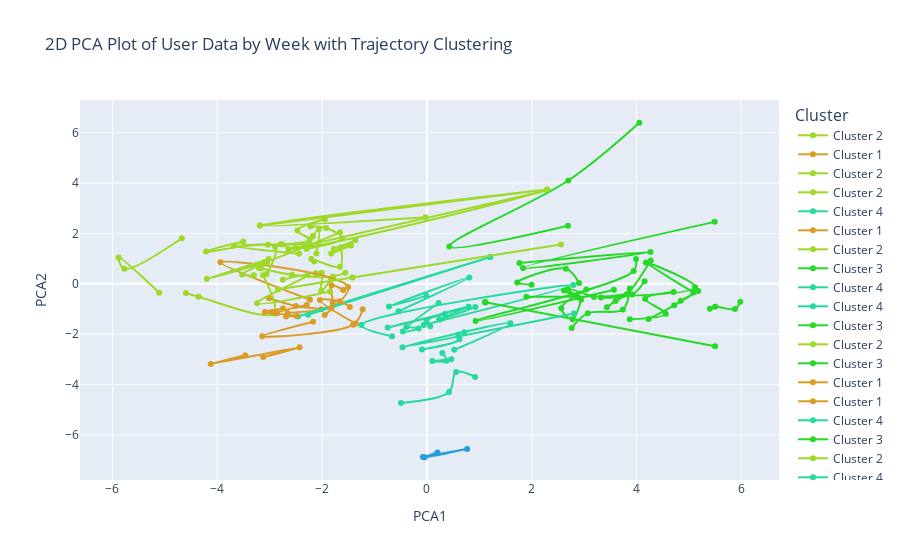

Notebook source saved alongside this figure:
### Code cell
from scipy.cluster.hierarchy import linkage, fcluster
from scipy.spatial.distance import pdist, squareform
from fastdtw import fastdtw
from scipy.spatial.distance import euclidean

# Select a subset of unique CloudId values (e.g., the first 10 unique CloudIds)
unique_cloud_ids = reduced_bio['CloudId'].unique()[:50]

# Collect all user trajectories
trajectories = []
valid_cloud_ids = []
for cloud_id in unique_cloud_ids:
    user_data = reduced_bio[reduced_bio['CloudId'] == cloud_id]
    trajectory = user_data[['PCA1', 'PCA2']].values
    if len(trajectory) > 0:
        trajectories.append(trajectory)
        valid_cloud_ids.append(cloud_id)

# Compute pairwise DTW distances
n = len(trajectories)
distance_matrix = np.zeros((n, n))
for i in range(n):
    for j in range(i + 1, n):
        distance, path = fastdtw(trajectories[i], trajectories[j], dist=euclidean)
        distance_matrix[i, j] = distance
        distance_matrix[j, i] = distance

# Perform hierarchical clustering
Z = linkage(squareform(distance_matrix), method='ward')
cluster_labels = fcluster(Z, t=5, criterion='maxclust')  # Adjust the number of clusters as needed

# Initialize a new figure
fig = go.Figure()

# Plot the user trajectories with cluster colors
for i, cloud_id in enumerate(valid_cloud_ids):
    user_data = reduced_bio[reduced_bio['CloudId'] == cloud_id]
    fig.add_trace(go.Scatter(
        x=user_data['PCA1'],
        y=user_data['PCA2'],
        mode='lines+markers',
        line_shape='spline',
        text=user_data.apply(lambda row: '<br>'.join([f'{col}: {row[col]}' for col in ['Cluster']]), axis=1),
        marker=dict(size=6, color=cluster_labels[i], colorscale='Viridis'),  # Set marker size to 6
        line=dict(shape='spline', color=f'hsl({cluster_labels[i] * 40}, 70%, 50%)'),
        name=f'Cluster {cluster_labels[i]}'
    ))

fig.update_layout(
    title='2D PCA Plot of User Data by Week with Trajectory Clustering',
    xaxis_title='PCA1',
    yaxis_title='PCA2',
    showlegend=True
)

# Add a legend to the plot
fig.update_layout(
    legend_title_text='Cluster',
    legend_title_font_size=16,
    legend_font_size=12
)

fig.show()

### Figure 1 — Plotly figure (JSON) as saved in the notebook; plotly's stock layout.template omitted (floating-point values rounded to 4 significant figures)
{"data": [{"line": {"color": "hsl(80, 70%, 50%)", "shape": "spline"}, "marker": {"color": 2, "colorscale": [[0, "#440154"], [0.1111, "#482878"], [0.2222, "#3e4989"], [0.3333, "#31688e"], [0.4444, "#26828e"], [0.5556, "#1f9e89"], [0.6667, "#35b779"], [0.7778, "#6ece58"], [0.8889, "#b5de2b"], [1, "#fde725"]], "size": 6}, "mode": "lines+markers", "name": "Cluster 2", "text": ["Cluster: 0", "Cluster: 0", "Cluster: 2", "Cluster: 0"], "type": "scatter", "x": [-2.79, -2.507, 2.294, -2.642], "y": [1.564, 1.418, 3.707, 1.361]}, {"line": {"color": "hsl(40, 70%, 50%)", "shape": "spline"}, "marker": {"color": 1, "colorscale": [[0, "#440154"], [0.1111, "#482878"], [0.2222, "#3e4989"], [0.3333, "#31688e"], [0.4444, "#26828e"], [0.5556, "#1f9e89"], [0.6667, "#35b779"], [0.7778, "#6ece58"], [0.8889, "#b5de2b"], [1, "#fde725"]], "size": 6}, "mode": "lines+markers", "name": "Cluster 1", "text": ["Cluster: 5", "Cluster: 4", "Cluster: 4", "Cluster: 4"], "type": "scatter", "x": [-3.013, -2.502, -2.018, -2.659], "y": [-0.5765, -0.8839, -1.015, -1.161]}, {"line": {"color": "hsl(80, 70%, 50%)", "shape": "spline"}, "marker": {"color": 2, "colorscale": [[0, "#440154"], [0.1111, "#482878"], [0.2222, "#3e4989"], [0.3333, "#31688e"], [0.4444, "#26828e"], [0.5556, "#1f9e89"], [0.6667, "#35b779"], [0.7778, "#6ece58"], [0.8889, "#b5de2b"], [1, "#fde725"]], "size": 6}, "mode": "lines+markers", "name": "Cluster 2", "text": ["Cluster: 0", "Cluster: 5", "Cluster: 5", "Cluster: 5"], "type": "scatter", "x": [-1.557, -1.79, -2.577, -3.16], "y": [0.4405, 0.2869, 0.3539, 0.6134]}, {"line": {"color": "hsl(80, 70%, 50%)", "shape": "spline"}, "marker": {"color": 2, "colorscale": [[0, "#440154"], [0.1111, "#482878"], [0.2222, "#3e4989"], [0.3333, "#31688e"], [0.4444, "#26828e"], [0.5556, "#1f9e89"], [0.6667, "#35b779"], [0.7778, "#6ece58"], [0.8889, "#b5de2b"], [1, "#fde725"]], "size": 6}, "mode": "lines+markers", "name": "Cluster 2", "text": ["Cluster: 5", "Cluster: 5", "Cluster: 5", "Cluster: 5"], "type": "scatter", "x": [-1.833, -2.017, -2.008, -2.127], "y": [0.1622, -0.2789, 0.4388, 0.4211]}, {"line": {"color": "hsl(160, 70%, 50%)", "shape": "spline"}, "marker": {"color": 4, "colorscale": [[0, "#440154"], [0.1111, "#482878"], [0.2222, "#3e4989"], [0.3333, "#31688e"], [0.4444, "#26828e"], [0.5556, "#1f9e89"], [0.6667, "#35b779"], [0.7778, "#6ece58"], [0.8889, "#b5de2b"], [1, "#fde725"]], "size": 6}, "mode": "lines+markers", "name": "Cluster 4", "text": ["Cluster: 4", "Cluster: 4", "Cluster: 3", "Cluster: 4"], "type": "scatter", "x": [-0.6664, -1.25, 2.794, -0.05992], "y": [-2.088, -1.641, -0.04963, -1.64]}, {"line": {"color": "hsl(40, 70%, 50%)", "shape": "spline"}, "marker": {"color": 1, "colorscale": [[0, "#440154"], [0.1111, "#482878"], [0.2222, "#3e4989"], [0.3333, "#31688e"], [0.4444, "#26828e"], [0.5556, "#1f9e89"], [0.6667, "#35b779"], [0.7778, "#6ece58"], [0.8889, "#b5de2b"], [1, "#fde725"]], "size": 6}, "mode": "lines+markers", "name": "Cluster 1", "text": ["Cluster: 4", "Cluster: 5", "Cluster: 1", "Cluster: 4"], "type": "scatter", "x": [-2.233, -3.94, -1.504, -1.95], "y": [-0.6324, 0.851, -0.126, -1.237]}, {"line": {"color": "hsl(80, 70%, 50%)", "shape": "spline"}, "marker": {"color": 2, "colorscale": [[0, "#440154"], [0.1111, "#482878"], [0.2222, "#3e4989"], [0.3333, "#31688e"], [0.4444, "#26828e"], [0.5556, "#1f9e89"], [0.6667, "#35b779"], [0.7778, "#6ece58"], [0.8889, "#b5de2b"], [1, "#fde725"]], "size": 6}, "mode": "lines+markers", "name": "Cluster 2", "text": ["Cluster: 5", "Cluster: 5", "Cluster: 5", "Cluster: 5"], "type": "scatter", "x": [-3.301, -3.526, -3.049, -3.204], "y": [0.3324, 0.3636, 0.8568, 0.6275]}, {"line": {"color": "hsl(120, 70%, 50%)", "shape": "spline"}, "marker": {"color": 3, "colorscale": [[0, "#440154"], [0.1111, "#482878"], [0.2222, "#3e4989"], [0.3333, "#31688e"], [0.4444, "#26828e"], [0.5556, "#1f9e89"], [0.6667, "#35b779"], [0.7778, "#6ece58"], [0.8889, "#b5de2b"], [1, "#fde725"]], "size": 6}, "mode": "lines+markers", "name": "Cluster 3", "text": ["Cluster: 2", "Cluster: 2", "Cluster: 3", "Cluster: 3"], "type": "scatter", "x": [4.843, 5.176, 4.72, 4.23], "y": [-0.6788, -0.2895, -0.8547, -1.401]}, {"line": {"color": "hsl(160, 70%, 50%)", "shape": "spline"}, "marker": {"color": 4, "colorscale": [[0, "#440154"], [0.1111, "#482878"], [0.2222, "#3e4989"], [0.3333, "#31688e"], [0.4444, "#26828e"], [0.5556, "#1f9e89"], [0.6667, "#35b779"], [0.7778, "#6ece58"], [0.8889, "#b5de2b"], [1, "#fde725"]], "size": 6}, "mode": "lines+markers", "name": "Cluster 4", "text": ["Cluster: 4", "Cluster: 4", "Cluster: 1", "Cluster: 1"], "type": "scatter", "x": [0.06298, -0.00774, 0.7966, 0.2338], "y": [-1.688, -1.48, -0.9129, -1.412]}, {"line": {"color": "hsl(160, 70%, 50%)", "shape": "spline"}, "marker": {"color": 4, "colorscale": [[0, "#440154"], [0.1111, "#482878"], [0.2222, "#3e4989"], [0.3333, "#31688e"], [0.4444, "#26828e"], [0.5556, "#1f9e89"], [0.6667, "#35b779"], [0.7778, "#6ece58"], [0.8889, "#b5de2b"], [1, "#fde725"]], "size": 6}, "mode": "lines+markers", "name": "Cluster 4", "text": ["Cluster: 4", "Cluster: 1", "Cluster: 4", "Cluster: 1"], "type": "scatter", "x": [-2.268, 1.209, -2.46, 1.209], "y": [-1.233, 1.059, -1.301, 1.059]}, {"line": {"color": "hsl(120, 70%, 50%)", "shape": "spline"}, "marker": {"color": 3, "colorscale": [[0, "#440154"], [0.1111, "#482878"], [0.2222, "#3e4989"], [0.3333, "#31688e"], [0.4444, "#26828e"], [0.5556, "#1f9e89"], [0.6667, "#35b779"], [0.7778, "#6ece58"], [0.8889, "#b5de2b"], [1, "#fde725"]], "size": 6}, "mode": "lines+markers", "name": "Cluster 3", "text": ["Cluster: 2", "Cluster: 3", "Cluster: 3", "Cluster: 3"], "type": "scatter", "x": [4.271, 3.819, 3.6, 3.434], "y": [0.9219, -0.4104, -0.6827, -0.9379]}, {"line": {"color": "hsl(80, 70%, 50%)", "shape": "spline"}, "marker": {"color": 2, "colorscale": [[0, "#440154"], [0.1111, "#482878"], [0.2222, "#3e4989"], [0.3333, "#31688e"], [0.4444, "#26828e"], [0.5556, "#1f9e89"], [0.6667, "#35b779"], [0.7778, "#6ece58"], [0.8889, "#b5de2b"], [1, "#fde725"]], "size": 6}, "mode": "lines+markers", "name": "Cluster 2", "text": ["Cluster: 5", "Cluster: 4", "Cluster: 5", "Cluster: 5"], "type": "scatter", "x": [-3.127, -2.92, -4.356, -4.596], "y": [0.3417, -1.18, -0.5168, -0.365]}, {"line": {"color": "hsl(120, 70%, 50%)", "shape": "spline"}, "marker": {"color": 3, "colorscale": [[0, "#440154"], [0.1111, "#482878"], [0.2222, "#3e4989"], [0.3333, "#31688e"], [0.4444, "#26828e"], [0.5556, "#1f9e89"], [0.6667, "#35b779"], [0.7778, "#6ece58"], [0.8889, "#b5de2b"], [1, "#fde725"]], "size": 6}, "mode": "lines+markers", "name": "Cluster 3", "text": ["Cluster: 1", "Cluster: 2", "Cluster: 2", "Cluster: 3"], "type": "scatter", "x": [1.899, 5.116, 4.179, 5.085], "y": [-0.5127, -0.1345, 0.8473, -0.3459]}, {"line": {"color": "hsl(40, 70%, 50%)", "shape": "spline"}, "marker": {"color": 1, "colorscale": [[0, "#440154"], [0.1111, "#482878"], [0.2222, "#3e4989"], [0.3333, "#31688e"], [0.4444, "#26828e"], [0.5556, "#1f9e89"], [0.6667, "#35b779"], [0.7778, "#6ece58"], [0.8889, "#b5de2b"], [1, "#fde725"]], "size": 6}, "mode": "lines+markers", "name": "Cluster 1", "text": ["Cluster: 5", "Cluster: 5", "Cluster: 4", "Cluster: 5"], "type": "scatter", "x": [-2.747, -3.091, -2.88, -2.962], "y": [-0.983, -1.125, -1.176, -1.117]}, {"line": {"color": "hsl(40, 70%, 50%)", "shape": "spline"}, "marker": {"color": 1, "colorscale": [[0, "#440154"], [0.1111, "#482878"], [0.2222, "#3e4989"], [0.3333, "#31688e"], [0.4444, "#26828e"], [0.5556, "#1f9e89"], [0.6667, "#35b779"], [0.7778, "#6ece58"], [0.8889, "#b5de2b"], [1, "#fde725"]], "size": 6}, "mode": "lines+markers", "name": "Cluster 1", "text": ["Cluster: 4", "Cluster: 4", "Cluster: 5", "Cluster: 4"], "type": "scatter", "x": [-2.688, -2.49, -2.851, -2.293], "y": [-1.299, -1.277, -1.163, -0.8437]}, {"line": {"color": "hsl(160, 70%, 50%)", "shape": "spline"}, "marker": {"color": 4, "colorscale": [[0, "#440154"], [0.1111, "#482878"], [0.2222, "#3e4989"], [0.3333, "#31688e"], [0.4444, "#26828e"], [0.5556, "#1f9e89"], [0.6667, "#35b779"], [0.7778, "#6ece58"], [0.8889, "#b5de2b"], [1, "#fde725"]], "size": 6}, "mode": "lines+markers", "name": "Cluster 4", "text": ["Cluster: 3", "Cluster: 3", "Cluster: 3", "Cluster: 4"], "type": "scatter", "x": [0.9203, 0.5559, 0.4229, -0.4947], "y": [-3.699, -3.507, -4.302, -4.734]}, {"line": {"color": "hsl(120, 70%, 50%)", "shape": "spline"}, "marker": {"color": 3, "colorscale": [[0, "#440154"], [0.1111, "#482878"], [0.2222, "#3e4989"], [0.3333, "#31688e"], [0.4444, "#26828e"], [0.5556, "#1f9e89"], [0.6667, "#35b779"], [0.7778, "#6ece58"], [0.8889, "#b5de2b"], [1, "#fde725"]], "size": 6}, "mode": "lines+markers", "name": "Cluster 3", "text": ["Cluster: 1", "Cluster: 1", "Cluster: 3", "Cluster: 1"], "type": "scatter", "x": [1.113, 1.113, 5.498, 1.113], "y": [-0.7346, -0.7346, -2.484, -0.7346]}, {"line": {"color": "hsl(80, 70%, 50%)", "shape": "spline"}, "marker": {"color": 2, "colorscale": [[0, "#440154"], [0.1111, "#482878"], [0.2222, "#3e4989"], [0.3333, "#31688e"], [0.4444, "#26828e"], [0.5556, "#1f9e89"], [0.6667, "#35b779"], [0.7778, "#6ece58"], [0.8889, "#b5de2b"], [1, "#fde725"]], "size": 6}, "mode": "lines+markers", "name": "Cluster 2", "text": ["Cluster: 0", "Cluster: 0", "Cluster: 0", "Cluster: 0"], "type": "scatter", "x": [-1.95, -2.474, -2.234, -2.759], "y": [2.557, 2.111, 1.759, 1.565]}, {"line": {"color": "hsl(160, 70%, 50%)", "shape": "spline"}, "marker": {"color": 4, "colorscale": [[0, "#440154"], [0.1111, "#482878"], [0.2222, "#3e4989"], [0.3333, "#31688e"], [0.4444, "#26828e"], [0.5556, "#1f9e89"], [0.6667, "#35b779"], [0.7778, "#6ece58"], [0.8889, "#b5de2b"], [1, "#fde725"]], "size": 6}, "mode": "lines+markers", "name": "Cluster 4", "text": ["Cluster: 1", "Cluster: 1", "Cluster: 4", "Cluster: 1"], "type": "scatter", "x": [-0.542, 0.8094, -0.7233, -0.01105], "y": [-1.095, 0.2493, -0.9048, -0.483]}, {"line": {"color": "hsl(120, 70%, 50%)", "shape": "spline"}, "marker": {"color": 3, "colorscale": [[0, "#440154"], [0.1111, "#482878"], [0.2222, "#3e4989"], [0.3333, "#31688e"], [0.4444, "#26828e"], [0.5556, "#1f9e89"], [0.6667, "#35b779"], [0.7778, "#6ece58"], [0.8889, "#b5de2b"], [1, "#fde725"]], "size": 6}, "mode": "lines+markers", "name": "Cluster 3", "text": ["Cluster: 2", "Cluster: 3", "Cluster: 2", "Cluster: 2"], "type": "scatter", "x": [3.849, 3.324, 3.917, 4.153], "y": [-0.395, -0.5497, -0.4272, 0.09644]}, {"line": {"color": "hsl(120, 70%, 50%)", "shape": "spline"}, "marker": {"color": 3, "colorscale": [[0, "#440154"], [0.1111, "#482878"], [0.2222, "#3e4989"], [0.3333, "#31688e"], [0.4444, "#26828e"], [0.5556, "#1f9e89"], [0.6667, "#35b779"], [0.7778, "#6ece58"], [0.8889, "#b5de2b"], [1, "#fde725"]], "size": 6}, "mode": "lines+markers", "name": "Cluster 3", "text": ["Cluster: 3", "Cluster: 3", "Cluster: 3", "Cluster: 2"], "type": "scatter", "x": [2.942, 2.778, 2.566, 3.042], "y": [-0.6357, -1.405, -0.9725, -0.2326]}, {"line": {"color": "hsl(80, 70%, 50%)", "shape": "spline"}, "marker": {"color": 2, "colorscale": [[0, "#440154"], [0.1111, "#482878"], [0.2222, "#3e4989"], [0.3333, "#31688e"], [0.4444, "#26828e"], [0.5556, "#1f9e89"], [0.6667, "#35b779"], [0.7778, "#6ece58"], [0.8889, "#b5de2b"], [1, "#fde725"]], "size": 6}, "mode": "lines+markers", "name": "Cluster 2", "text": ["Cluster: 0", "Cluster: 0", "Cluster: 0", "Cluster: 0"], "type": "scatter", "x": [-1.773, -1.366, -1.826, -1.448], "y": [1.381, 1.723, 1.195, 1.519]}, {"line": {"color": "hsl(120, 70%, 50%)", "shape": "spline"}, "marker": {"color": 3, "colorscale": [[0, "#440154"], [0.1111, "#482878"], [0.2222, "#3e4989"], [0.3333, "#31688e"], [0.4444, "#26828e"], [0.5556, "#1f9e89"], [0.6667, "#35b779"], [0.7778, "#6ece58"], [0.8889, "#b5de2b"], [1, "#fde725"]], "size": 6}, "mode": "lines+markers", "name": "Cluster 3", "text": ["Cluster: 2", "Cluster: 2", "Cluster: 2", "Cluster: 3"], "type": "scatter", "x": [5.98, 5.879, 5.499, 5.399], "y": [-0.7127, -1.007, -0.911, -0.995]}, {"line": {"color": "hsl(80, 70%, 50%)", "shape": "spline"}, "marker": {"color": 2, "colorscale": [[0, "#440154"], [0.1111, "#482878"], [0.2222, "#3e4989"], [0.3333, "#31688e"], [0.4444, "#26828e"], [0.5556, "#1f9e89"], [0.6667, "#35b779"], [0.7778, "#6ece58"], [0.8889, "#b5de2b"], [1, "#fde725"]], "size": 6}, "mode": "lines+markers", "name": "Cluster 2", "text": ["Cluster: 0", "Cluster: 0", "Cluster: 0", "Cluster: 0"], "type": "scatter", "x": [-2.178, -2.175, -2.059, -2.109], "y": [1.885, 1.894, 2.175, 1.197]}, {"line": {"color": "hsl(40, 70%, 50%)", "shape": "spline"}, "marker": {"color": 1, "colorscale": [[0, "#440154"], [0.1111, "#482878"], [0.2222, "#3e4989"], [0.3333, "#31688e"], [0.4444, "#26828e"], [0.5556, "#1f9e89"], [0.6667, "#35b779"], [0.7778, "#6ece58"], [0.8889, "#b5de2b"], [1, "#fde725"]], "size": 6}, "mode": "lines+markers", "name": "Cluster 1", "text": ["Cluster: 4", "Cluster: 5", "Cluster: 4", "Cluster: 4"], "type": "scatter", "x": [-3.466, -4.124, -2.431, -3.126], "y": [-2.841, -3.187, -2.525, -2.912]}, {"line": {"color": "hsl(160, 70%, 50%)", "shape": "spline"}, "marker": {"color": 4, "colorscale": [[0, "#440154"], [0.1111, "#482878"], [0.2222, "#3e4989"], [0.3333, "#31688e"], [0.4444, "#26828e"], [0.5556, "#1f9e89"], [0.6667, "#35b779"], [0.7778, "#6ece58"], [0.8889, "#b5de2b"], [1, "#fde725"]], "size": 6}, "mode": "lines+markers", "name": "Cluster 4", "text": ["Cluster: 4", "Cluster: 4", "Cluster: 4", "Cluster: 1"], "type": "scatter", "x": [-0.3927, -0.1568, -0.4609, 0.2228], "y": [-1.717, -1.777, -1.898, -0.7639]}, {"line": {"color": "hsl(80, 70%, 50%)", "shape": "spline"}, "marker": {"color": 2, "colorscale": [[0, "#440154"], [0.1111, "#482878"], [0.2222, "#3e4989"], [0.3333, "#31688e"], [0.4444, "#26828e"], [0.5556, "#1f9e89"], [0.6667, "#35b779"], [0.7778, "#6ece58"], [0.8889, "#b5de2b"], [1, "#fde725"]], "size": 6}, "mode": "lines+markers", "name": "Cluster 2", "text": ["Cluster: 5", "Cluster: 5", "Cluster: 5", "Cluster: 0"], "type": "scatter", "x": [-2.153, -2.204, -1.66, -1.639], "y": [0.8828, 0.9845, 0.6779, 1.449]}, {"line": {"color": "hsl(120, 70%, 50%)", "shape": "spline"}, "marker": {"color": 3, "colorscale": [[0, "#440154"], [0.1111, "#482878"], [0.2222, "#3e4989"], [0.3333, "#31688e"], [0.4444, "#26828e"], [0.5556, "#1f9e89"], [0.6667, "#35b779"], [0.7778, "#6ece58"], [0.8889, "#b5de2b"], [1, "#fde725"]], "size": 6}, "mode": "lines+markers", "name": "Cluster 3", "text": ["Cluster: 1", "Cluster: 2", "Cluster: 1", "Cluster: 2"], "type": "scatter", "x": [1.764, 4.265, 1.835, 5.491], "y": [0.8241, 1.263, 0.6288, 2.456]}, {"line": {"color": "hsl(120, 70%, 50%)", "shape": "spline"}, "marker": {"color": 3, "colorscale": [[0, "#440154"], [0.1111, "#482878"], [0.2222, "#3e4989"], [0.3333, "#31688e"], [0.4444, "#26828e"], [0.5556, "#1f9e89"], [0.6667, "#35b779"], [0.7778, "#6ece58"], [0.8889, "#b5de2b"], [1, "#fde725"]], "size": 6}, "mode": "lines+markers", "name": "Cluster 3", "text": ["Cluster: 2", "Cluster: 2", "Cluster: 1", "Cluster: 2"], "type": "scatter", "x": [4.052, 2.699, 0.4284, 2.692], "y": [6.391, 4.097, 1.477, 2.304]}, {"line": {"color": "hsl(80, 70%, 50%)", "shape": "spline"}, "marker": {"color": 2, "colorscale": [[0, "#440154"], [0.1111, "#482878"], [0.2222, "#3e4989"], [0.3333, "#31688e"], [0.4444, "#26828e"], [0.5556, "#1f9e89"], [0.6667, "#35b779"], [0.7778, "#6ece58"], [0.8889, "#b5de2b"], [1, "#fde725"]], "size": 6}, "mode": "lines+markers", "name": "Cluster 2", "text": ["Cluster: 0", "Cluster: 0", "Cluster: 0", "Cluster: 0"], "type": "scatter", "x": [-2.439, -3.689, -2.241, -3.032], "y": [1.187, 1.509, 1.566, 1.545]}, {"line": {"color": "hsl(40, 70%, 50%)", "shape": "spline"}, "marker": {"color": 1, "colorscale": [[0, "#440154"], [0.1111, "#482878"], [0.2222, "#3e4989"], [0.3333, "#31688e"], [0.4444, "#26828e"], [0.5556, "#1f9e89"], [0.6667, "#35b779"], [0.7778, "#6ece58"], [0.8889, "#b5de2b"], [1, "#fde725"]], "size": 6}, "mode": "lines+markers", "name": "Cluster 1", "text": ["Cluster: 4", "Cluster: 4", "Cluster: 4", "Cluster: 4"], "type": "scatter", "x": [-1.825, -1.796, -1.817, -1.597], "y": [-0.9719, -0.7639, -0.07079, -0.2518]}, {"line": {"color": "hsl(160, 70%, 50%)", "shape": "spline"}, "marker": {"color": 4, "colorscale": [[0, "#440154"], [0.1111, "#482878"], [0.2222, "#3e4989"], [0.3333, "#31688e"], [0.4444, "#26828e"], [0.5556, "#1f9e89"], [0.6667, "#35b779"], [0.7778, "#6ece58"], [0.8889, "#b5de2b"], [1, "#fde725"]], "size": 6}, "mode": "lines+markers", "name": "Cluster 4", "text": ["Cluster: 1", "Cluster: 1", "Cluster: 4", "Cluster: 1"], "type": "scatter", "x": [0.2943, 0.375, 0.1017, 0.4657], "y": [-2.75, -3.055, -3.07, -2.999]}, {"line": {"color": "hsl(120, 70%, 50%)", "shape": "spline"}, "marker": {"color": 3, "colorscale": [[0, "#440154"], [0.1111, "#482878"], [0.2222, "#3e4989"], [0.3333, "#31688e"], [0.4444, "#26828e"], [0.5556, "#1f9e89"], [0.6667, "#35b779"], [0.7778, "#6ece58"], [0.8889, "#b5de2b"], [1, "#fde725"]], "size": 6}, "mode": "lines+markers", "name": "Cluster 3", "text": ["Cluster: 2", "Cluster: 3", "Cluster: 3", "Cluster: 3"], "type": "scatter", "x": [4.707, 4.164, 4.558, 3.871], "y": [-0.3245, -0.5973, -1.196, -1.405]}, {"line": {"color": "hsl(120, 70%, 50%)", "shape": "spline"}, "marker": {"color": 3, "colorscale": [[0, "#440154"], [0.1111, "#482878"], [0.2222, "#3e4989"], [0.3333, "#31688e"], [0.4444, "#26828e"], [0.5556, "#1f9e89"], [0.6667, "#35b779"], [0.7778, "#6ece58"], [0.8889, "#b5de2b"], [1, "#fde725"]], "size": 6}, "mode": "lines+markers", "name": "Cluster 3", "text": ["Cluster: 3", "Cluster: 3", "Cluster: 2", "Cluster: 3"], "type": "scatter", "x": [1.998, 1.724, 2.653, 2.902], "y": [-0.04147, 0.04681, 0.5963, 0.02911]}, {"line": {"color": "hsl(40, 70%, 50%)", "shape": "spline"}, "marker": {"color": 1, "colorscale": [[0, "#440154"], [0.1111, "#482878"], [0.2222, "#3e4989"], [0.3333, "#31688e"], [0.4444, "#26828e"], [0.5556, "#1f9e89"], [0.6667, "#35b779"], [0.7778, "#6ece58"], [0.8889, "#b5de2b"], [1, "#fde725"]], "size": 6}, "mode": "lines+markers", "name": "Cluster 1", "text": ["Cluster: 1", "Cluster: 4", "Cluster: 4", "Cluster: 4"], "type": "scatter", "x": [-1.226, -1.407, -3.142, -2.172], "y": [-1.009, -1.623, -2.084, -1.507]}, {"line": {"color": "hsl(160, 70%, 50%)", "shape": "spline"}, "marker": {"color": 4, "colorscale": [[0, "#440154"], [0.1111, "#482878"], [0.2222, "#3e4989"], [0.3333, "#31688e"], [0.4444, "#26828e"], [0.5556, "#1f9e89"], [0.6667, "#35b779"], [0.7778, "#6ece58"], [0.8889, "#b5de2b"], [1, "#fde725"]], "size": 6}, "mode": "lines+markers", "name": "Cluster 4", "text": ["Cluster: 3", "Cluster: 3", "Cluster: 3", "Cluster: 3"], "type": "scatter", "x": [0.7141, 0.6042, 0.622, -0.09396], "y": [-1.921, -2.016, -2.209, -2.609]}, {"line": {"color": "hsl(160, 70%, 50%)", "shape": "spline"}, "marker": {"color": 4, "colorscale": [[0, "#440154"], [0.1111, "#482878"], [0.2222, "#3e4989"], [0.3333, "#31688e"], [0.4444, "#26828e"], [0.5556, "#1f9e89"], [0.6667, "#35b779"], [0.7778, "#6ece58"], [0.8889, "#b5de2b"], [1, "#fde725"]], "size": 6}, "mode": "lines+markers", "name": "Cluster 4", "text": ["Cluster: 3", "Cluster: 3", "Cluster: 4", "Cluster: 3"], "type": "scatter", "x": [0.5205, 1.593, -0.4653, 2.808], "y": [-2.625, -1.565, -2.525, -1.186]}, {"line": {"color": "hsl(160, 70%, 50%)", "shape": "spline"}, "marker": {"color": 4, "colorscale": [[0, "#440154"], [0.1111, "#482878"], [0.2222, "#3e4989"], [0.3333, "#31688e"], [0.4444, "#26828e"], [0.5556, "#1f9e89"], [0.6667, "#35b779"], [0.7778, "#6ece58"], [0.8889, "#b5de2b"], [1, "#fde725"]], "size": 6}, "mode": "lines+markers", "name": "Cluster 4", "text": ["Cluster: 3", "Cluster: 3", "Cluster: 4", "Cluster: 3"], "type": "scatter", "x": [0.2547, 0.9252, -0.748, 0.3399], "y": [-1.417, -0.9245, -1.736, -1.202]}, {"line": {"color": "hsl(120, 70%, 50%)", "shape": "spline"}, "marker": {"color": 3, "colorscale": [[0, "#440154"], [0.1111, "#482878"], [0.2222, "#3e4989"], [0.3333, "#31688e"], [0.4444, "#26828e"], [0.5556, "#1f9e89"], [0.6667, "#35b779"], [0.7778, "#6ece58"], [0.8889, "#b5de2b"], [1, "#fde725"]], "size": 6}, "mode": "lines+markers", "name": "Cluster 3", "text": ["Cluster: 3", "Cluster: 3", "Cluster: 3", "Cluster: 3"], "type": "scatter", "x": [3.188, 2.689, 2.881, 2.615], "y": [-0.528, -0.2128, -0.5328, -0.2684]}, {"line": {"color": "hsl(80, 70%, 50%)", "shape": "spline"}, "marker": {"color": 2, "colorscale": [[0, "#440154"], [0.1111, "#482878"], [0.2222, "#3e4989"], [0.3333, "#31688e"], [0.4444, "#26828e"], [0.5556, "#1f9e89"], [0.6667, "#35b779"], [0.7778, "#6ece58"], [0.8889, "#b5de2b"], [1, "#fde725"]], "size": 6}, "mode": "lines+markers", "name": "Cluster 2", "text": ["Cluster: 0", "Cluster: 0", "Cluster: 0", "Cluster: 0"], "type": "scatter", "x": [-2.224, -1.922, -1.617, -2.298], "y": [2.268, 2.21, 1.809, 1.376]}, {"line": {"color": "hsl(80, 70%, 50%)", "shape": "spline"}, "marker": {"color": 2, "colorscale": [[0, "#440154"], [0.1111, "#482878"], [0.2222, "#3e4989"], [0.3333, "#31688e"], [0.4444, "#26828e"], [0.5556, "#1f9e89"], [0.6667, "#35b779"], [0.7778, "#6ece58"], [0.8889, "#b5de2b"], [1, "#fde725"]], "size": 6}, "mode": "lines+markers", "name": "Cluster 2", "text": ["Cluster: 5", "Cluster: 1", "Cluster: 5", "Cluster: 4"], "type": "scatter", "x": [-2.751, -2.275, -3.239, -1.849], "y": [0.1583, 0.3477, -0.772, -0.3109]}, {"line": {"color": "hsl(80, 70%, 50%)", "shape": "spline"}, "marker": {"color": 2, "colorscale": [[0, "#440154"], [0.1111, "#482878"], [0.2222, "#3e4989"], [0.3333, "#31688e"], [0.4444, "#26828e"], [0.5556, "#1f9e89"], [0.6667, "#35b779"], [0.7778, "#6ece58"], [0.8889, "#b5de2b"], [1, "#fde725"]], "size": 6}, "mode": "lines+markers", "name": "Cluster 2", "text": ["Cluster: 0", "Cluster: 5", "Cluster: 5", "Cluster: 5"], "type": "scatter", "x": [-1.66, -3.102, -4.2, -3.023], "y": [2.041, 0.849, 0.1982, 0.9774]}, {"line": {"color": "hsl(120, 70%, 50%)", "shape": "spline"}, "marker": {"color": 3, "colorscale": [[0, "#440154"], [0.1111, "#482878"], [0.2222, "#3e4989"], [0.3333, "#31688e"], [0.4444, "#26828e"], [0.5556, "#1f9e89"], [0.6667, "#35b779"], [0.7778, "#6ece58"], [0.8889, "#b5de2b"], [1, "#fde725"]], "size": 6}, "mode": "lines+markers", "name": "Cluster 3", "text": ["Cluster: 2", "Cluster: 3", "Cluster: 3", "Cluster: 3"], "type": "scatter", "x": [3.871, 3.739, 3.07, 2.762], "y": [-0.1869, -1.023, -1.169, -1.758]}, {"line": {"color": "hsl(80, 70%, 50%)", "shape": "spline"}, "marker": {"color": 2, "colorscale": [[0, "#440154"], [0.1111, "#482878"], [0.2222, "#3e4989"], [0.3333, "#31688e"], [0.4444, "#26828e"], [0.5556, "#1f9e89"], [0.6667, "#35b779"], [0.7778, "#6ece58"], [0.8889, "#b5de2b"], [1, "#fde725"]], "size": 6}, "mode": "lines+markers", "name": "Cluster 2", "text": ["Cluster: 0", "Cluster: 5", "Cluster: 0", "Cluster: 5"], "type": "scatter", "x": [-3.505, -4.215, -2.897, -3.059], "y": [1.677, 1.276, 1.463, 0.3824]}, {"line": {"color": "hsl(80, 70%, 50%)", "shape": "spline"}, "marker": {"color": 2, "colorscale": [[0, "#440154"], [0.1111, "#482878"], [0.2222, "#3e4989"], [0.3333, "#31688e"], [0.4444, "#26828e"], [0.5556, "#1f9e89"], [0.6667, "#35b779"], [0.7778, "#6ece58"], [0.8889, "#b5de2b"], [1, "#fde725"]], "size": 6}, "mode": "lines+markers", "name": "Cluster 2", "text": ["Cluster: 2", "Cluster: 1", "Cluster: 5", "Cluster: 1"], "type": "scatter", "x": [2.558, -1.423, -2.841, -1.423], "y": [1.557, 0.2477, -0.2266, 0.2477]}, {"line": {"color": "hsl(80, 70%, 50%)", "shape": "spline"}, "marker": {"color": 2, "colorscale": [[0, "#440154"], [0.1111, "#482878"], [0.2222, "#3e4989"], [0.3333, "#31688e"], [0.4444, "#26828e"], [0.5556, "#1f9e89"], [0.6667, "#35b779"], [0.7778, "#6ece58"], [0.8889, "#b5de2b"], [1, "#fde725"]], "size": 6}, "mode": "lines+markers", "name": "Cluster 2", "text": ["Cluster: 0", "Cluster: 0", "Cluster: 2", "Cluster: 0"], "type": "scatter", "x": [-0.02644, -3.187, 2.294, -3.187], "y": [2.643, 2.315, 3.742, 2.315]}, {"line": {"color": "hsl(40, 70%, 50%)", "shape": "spline"}, "marker": {"color": 1, "colorscale": [[0, "#440154"], [0.1111, "#482878"], [0.2222, "#3e4989"], [0.3333, "#31688e"], [0.4444, "#26828e"], [0.5556, "#1f9e89"], [0.6667, "#35b779"], [0.7778, "#6ece58"], [0.8889, "#b5de2b"], [1, "#fde725"]], "size": 6}, "mode": "lines+markers", "name": "Cluster 1", "text": ["Cluster: 4", "Cluster: 1", "Cluster: 4", "Cluster: 4"], "type": "scatter", "x": [-1.471, -1.67, -2.041, -1.362], "y": [-0.9185, -0.6956, -0.6488, -1.578]}, {"line": {"color": "hsl(120, 70%, 50%)", "shape": "spline"}, "marker": {"color": 3, "colorscale": [[0, "#440154"], [0.1111, "#482878"], [0.2222, "#3e4989"], [0.3333, "#31688e"], [0.4444, "#26828e"], [0.5556, "#1f9e89"], [0.6667, "#35b779"], [0.7778, "#6ece58"], [0.8889, "#b5de2b"], [1, "#fde725"]], "size": 6}, "mode": "lines+markers", "name": "Cluster 3", "text": ["Cluster: 2", "Cluster: 3", "Cluster: 2", "Cluster: 2"], "type": "scatter", "x": [3.567, 0.929, 3.944, 3.989], "y": [-0.2383, -1.475, 0.5074, 0.9825]}, {"line": {"color": "hsl(200, 70%, 50%)", "shape": "spline"}, "marker": {"color": 5, "colorscale": [[0, "#440154"], [0.1111, "#482878"], [0.2222, "#3e4989"], [0.3333, "#31688e"], [0.4444, "#26828e"], [0.5556, "#1f9e89"], [0.6667, "#35b779"], [0.7778, "#6ece58"], [0.8889, "#b5de2b"], [1, "#fde725"]], "size": 6}, "mode": "lines+markers", "name": "Cluster 5", "text": ["Cluster: 4", "Cluster: 3", "Cluster: 4", "Cluster: 3"], "type": "scatter", "x": [-0.07515, 0.7685, -0.04256, 0.2016], "y": [-6.881, -6.557, -6.888, -6.701]}, {"line": {"color": "hsl(80, 70%, 50%)", "shape": "spline"}, "marker": {"color": 2, "colorscale": [[0, "#440154"], [0.1111, "#482878"], [0.2222, "#3e4989"], [0.3333, "#31688e"], [0.4444, "#26828e"], [0.5556, "#1f9e89"], [0.6667, "#35b779"], [0.7778, "#6ece58"], [0.8889, "#b5de2b"], [1, "#fde725"]], "size": 6}, "mode": "lines+markers", "name": "Cluster 2", "text": ["Cluster: 5", "Cluster: 5", "Cluster: 5", "Cluster: 5"], "type": "scatter", "x": [-5.107, -5.881, -5.774, -4.678], "y": [-0.3598, 1.042, 0.5937, 1.807]}], "layout": {"legend": {"font": {"size": 12}, "title": {"font": {"size": 16}, "text": "Cluster"}}, "showlegend": true, "title": {"text": "2D PCA Plot of User Data by Week with Trajectory Clustering"}, "xaxis": {"title": {"text": "PCA1"}}, "yaxis": {"title": {"text": "PCA2"}}}}
